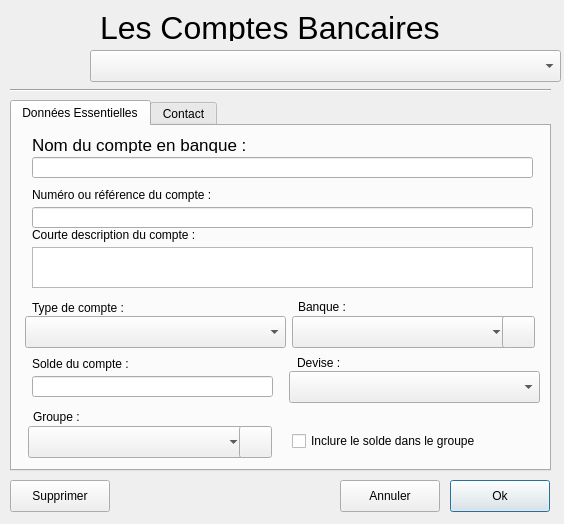
<?xml version="1.0" encoding="UTF-8"?>
<ui version="4.0">
 <class>winAccount</class>
 <widget class="QDialog" name="winAccount">
  <property name="geometry">
   <rect>
    <x>0</x>
    <y>0</y>
    <width>564</width>
    <height>524</height>
   </rect>
  </property>
  <property name="font">
   <font>
    <family>Arial</family>
   </font>
  </property>
  <property name="focusPolicy">
   <enum>Qt::FocusPolicy::TabFocus</enum>
  </property>
  <property name="windowTitle">
   <string>Les Comptes Bancaires</string>
  </property>
  <widget class="QLabel" name="labelPicture">
   <property name="geometry">
    <rect>
     <x>10</x>
     <y>10</y>
     <width>64</width>
     <height>64</height>
    </rect>
   </property>
   <property name="text">
    <string/>
   </property>
   <property name="pixmap">
    <pixmap resource="../ressources/ressources.qrc">:/winPictures/account_64.png</pixmap>
   </property>
  </widget>
  <widget class="QLabel" name="labelTitle">
   <property name="geometry">
    <rect>
     <x>100</x>
     <y>10</y>
     <width>441</width>
     <height>31</height>
    </rect>
   </property>
   <property name="toolTip">
    <string>Ce formulaire vous pouvez donner les détails de vos comptes bancaires, les comptes bancaires sont rattachés à un établissement bancaire et à un type de comptes. Vous pouvez également le rattaché à un groupe.</string>
   </property>
   <property name="text">
    <string>&lt;html&gt;&lt;head/&gt;&lt;body&gt;&lt;p&gt;&lt;span style=&quot; font-size:24pt;&quot;&gt;Les Comptes Bancaires&lt;/span&gt;&lt;/p&gt;&lt;/body&gt;&lt;/html&gt;</string>
   </property>
   <property name="alignment">
    <set>Qt::AlignmentFlag::AlignLeading|Qt::AlignmentFlag::AlignLeft|Qt::AlignmentFlag::AlignTop</set>
   </property>
  </widget>
  <widget class="QComboBox" name="comboBoxAccount">
   <property name="geometry">
    <rect>
     <x>90</x>
     <y>50</y>
     <width>471</width>
     <height>32</height>
    </rect>
   </property>
  </widget>
  <widget class="Line" name="line">
   <property name="geometry">
    <rect>
     <x>10</x>
     <y>80</y>
     <width>541</width>
     <height>20</height>
    </rect>
   </property>
   <property name="orientation">
    <enum>Qt::Orientation::Horizontal</enum>
   </property>
  </widget>
  <widget class="QPushButton" name="pushBtnOk">
   <property name="geometry">
    <rect>
     <x>450</x>
     <y>480</y>
     <width>100</width>
     <height>32</height>
    </rect>
   </property>
   <property name="text">
    <string>Ok</string>
   </property>
  </widget>
  <widget class="QPushButton" name="pushBtnCancel">
   <property name="geometry">
    <rect>
     <x>340</x>
     <y>480</y>
     <width>100</width>
     <height>32</height>
    </rect>
   </property>
   <property name="text">
    <string>Annuler</string>
   </property>
  </widget>
  <widget class="QPushButton" name="pushBtnSupp">
   <property name="geometry">
    <rect>
     <x>10</x>
     <y>480</y>
     <width>100</width>
     <height>32</height>
    </rect>
   </property>
   <property name="text">
    <string>Supprimer</string>
   </property>
  </widget>
  <widget class="QTabWidget" name="tabWidgetAccount">
   <property name="geometry">
    <rect>
     <x>10</x>
     <y>100</y>
     <width>541</width>
     <height>371</height>
    </rect>
   </property>
   <property name="currentIndex">
    <number>0</number>
   </property>
   <widget class="QWidget" name="tabEssentialAccount">
    <attribute name="title">
     <string>Données Essentielles</string>
    </attribute>
    <widget class="QLabel" name="labelAccountDevise">
     <property name="geometry">
      <rect>
       <x>285</x>
       <y>229</y>
       <width>207</width>
       <height>16</height>
      </rect>
     </property>
     <property name="text">
      <string>Devise :</string>
     </property>
    </widget>
    <widget class="QLabel" name="labelDesc">
     <property name="geometry">
      <rect>
       <x>20</x>
       <y>101</y>
       <width>401</width>
       <height>16</height>
      </rect>
     </property>
     <property name="text">
      <string>Courte description du compte :</string>
     </property>
    </widget>
    <widget class="QLineEdit" name="lineEditAccountNumber">
     <property name="geometry">
      <rect>
       <x>20</x>
       <y>81</y>
       <width>501</width>
       <height>21</height>
      </rect>
     </property>
    </widget>
    <widget class="QLabel" name="labelAccountGroup">
     <property name="geometry">
      <rect>
       <x>21</x>
       <y>283</y>
       <width>201</width>
       <height>16</height>
      </rect>
     </property>
     <property name="text">
      <string>Groupe :</string>
     </property>
    </widget>
    <widget class="QLabel" name="labelAccountType">
     <property name="geometry">
      <rect>
       <x>20</x>
       <y>174</y>
       <width>207</width>
       <height>16</height>
      </rect>
     </property>
     <property name="text">
      <string>Type de compte :</string>
     </property>
    </widget>
    <widget class="QComboBox" name="comboBoxAccountGroup">
     <property name="geometry">
      <rect>
       <x>16</x>
       <y>300</y>
       <width>217</width>
       <height>32</height>
      </rect>
     </property>
    </widget>
    <widget class="QLabel" name="labelNumber">
     <property name="geometry">
      <rect>
       <x>20</x>
       <y>61</y>
       <width>401</width>
       <height>16</height>
      </rect>
     </property>
     <property name="text">
      <string>Numéro ou référence du compte :</string>
     </property>
    </widget>
    <widget class="QLabel" name="labelAccountBank">
     <property name="geometry">
      <rect>
       <x>286</x>
       <y>173</y>
       <width>201</width>
       <height>16</height>
      </rect>
     </property>
     <property name="text">
      <string>Banque :</string>
     </property>
    </widget>
    <widget class="QLineEdit" name="lineEditBalance">
     <property name="geometry">
      <rect>
       <x>20</x>
       <y>250</y>
       <width>241</width>
       <height>21</height>
      </rect>
     </property>
    </widget>
    <widget class="QComboBox" name="comboBoxAccountBank">
     <property name="geometry">
      <rect>
       <x>280</x>
       <y>190</y>
       <width>216</width>
       <height>32</height>
      </rect>
     </property>
    </widget>
    <widget class="QLineEdit" name="lineEditAccountName">
     <property name="geometry">
      <rect>
       <x>20</x>
       <y>31</y>
       <width>501</width>
       <height>21</height>
      </rect>
     </property>
    </widget>
    <widget class="QComboBox" name="comboBoxAccountDevise">
     <property name="geometry">
      <rect>
       <x>277</x>
       <y>245</y>
       <width>251</width>
       <height>32</height>
      </rect>
     </property>
    </widget>
    <widget class="QPushButton" name="pushBtnAddBank">
     <property name="geometry">
      <rect>
       <x>490</x>
       <y>190</y>
       <width>33</width>
       <height>32</height>
      </rect>
     </property>
     <property name="text">
      <string/>
     </property>
     <property name="icon">
      <iconset resource="../ressources/ressources.qrc">
       <normaloff>:/winPictures/add_16.png</normaloff>:/winPictures/add_16.png</iconset>
     </property>
     <property name="autoDefault">
      <bool>false</bool>
     </property>
    </widget>
    <widget class="QCheckBox" name="checkBoxIncludeBalanceGroup">
     <property name="geometry">
      <rect>
       <x>280</x>
       <y>305</y>
       <width>241</width>
       <height>20</height>
      </rect>
     </property>
     <property name="text">
      <string>Inclure le solde dans le groupe</string>
     </property>
    </widget>
    <widget class="QLabel" name="labelName">
     <property name="geometry">
      <rect>
       <x>20</x>
       <y>11</y>
       <width>251</width>
       <height>16</height>
      </rect>
     </property>
     <property name="font">
      <font>
       <family>Arial</family>
       <pointsize>13</pointsize>
       <bold>false</bold>
      </font>
     </property>
     <property name="text">
      <string>Nom du compte en banque :</string>
     </property>
    </widget>
    <widget class="QLabel" name="labelAccountBalance">
     <property name="geometry">
      <rect>
       <x>20</x>
       <y>230</y>
       <width>207</width>
       <height>16</height>
      </rect>
     </property>
     <property name="text">
      <string>Solde du compte :</string>
     </property>
    </widget>
    <widget class="QPushButton" name="pushBtnAddGroup">
     <property name="geometry">
      <rect>
       <x>227</x>
       <y>300</y>
       <width>33</width>
       <height>32</height>
      </rect>
     </property>
     <property name="text">
      <string/>
     </property>
     <property name="icon">
      <iconset resource="../ressources/ressources.qrc">
       <normaloff>:/winPictures/add_16.png</normaloff>:/winPictures/add_16.png</iconset>
     </property>
     <property name="autoDefault">
      <bool>false</bool>
     </property>
    </widget>
    <widget class="QTextEdit" name="textEditDesc">
     <property name="geometry">
      <rect>
       <x>20</x>
       <y>121</y>
       <width>501</width>
       <height>41</height>
      </rect>
     </property>
    </widget>
    <widget class="QComboBox" name="comboBoxAccountType">
     <property name="geometry">
      <rect>
       <x>13</x>
       <y>190</y>
       <width>261</width>
       <height>32</height>
      </rect>
     </property>
    </widget>
   </widget>
   <widget class="QWidget" name="tabContactAccount">
    <attribute name="title">
     <string>Contact</string>
    </attribute>
    <widget class="QLineEdit" name="lineEditContactMail">
     <property name="geometry">
      <rect>
       <x>10</x>
       <y>130</y>
       <width>511</width>
       <height>21</height>
      </rect>
     </property>
    </widget>
    <widget class="QLabel" name="labelContactName">
     <property name="geometry">
      <rect>
       <x>10</x>
       <y>10</y>
       <width>321</width>
       <height>16</height>
      </rect>
     </property>
     <property name="font">
      <font>
       <family>Arial</family>
       <pointsize>13</pointsize>
       <bold>false</bold>
      </font>
     </property>
     <property name="text">
      <string>Nom, Prenom du contact :</string>
     </property>
    </widget>
    <widget class="QLineEdit" name="lineEditContactName">
     <property name="geometry">
      <rect>
       <x>10</x>
       <y>30</y>
       <width>511</width>
       <height>21</height>
      </rect>
     </property>
    </widget>
    <widget class="QLabel" name="labelContactMail">
     <property name="geometry">
      <rect>
       <x>10</x>
       <y>110</y>
       <width>351</width>
       <height>16</height>
      </rect>
     </property>
     <property name="font">
      <font>
       <family>Arial</family>
       <pointsize>13</pointsize>
       <bold>false</bold>
      </font>
     </property>
     <property name="text">
      <string>Courriel du contact :</string>
     </property>
    </widget>
    <widget class="QLineEdit" name="lineEditContactPhone">
     <property name="geometry">
      <rect>
       <x>10</x>
       <y>80</y>
       <width>511</width>
       <height>21</height>
      </rect>
     </property>
    </widget>
    <widget class="QLabel" name="labelContactPhone">
     <property name="geometry">
      <rect>
       <x>10</x>
       <y>60</y>
       <width>331</width>
       <height>16</height>
      </rect>
     </property>
     <property name="font">
      <font>
       <family>Arial</family>
       <pointsize>13</pointsize>
       <bold>false</bold>
      </font>
     </property>
     <property name="text">
      <string>N° de téléphone du contact :</string>
     </property>
    </widget>
   </widget>
  </widget>
 </widget>
 <tabstops>
  <tabstop>comboBoxAccount</tabstop>
  <tabstop>lineEditAccountName</tabstop>
  <tabstop>lineEditAccountNumber</tabstop>
  <tabstop>textEditDesc</tabstop>
  <tabstop>comboBoxAccountType</tabstop>
  <tabstop>comboBoxAccountBank</tabstop>
  <tabstop>pushBtnAddBank</tabstop>
  <tabstop>comboBoxAccountDevise</tabstop>
  <tabstop>lineEditBalance</tabstop>
  <tabstop>comboBoxAccountGroup</tabstop>
  <tabstop>pushBtnAddGroup</tabstop>
  <tabstop>checkBoxIncludeBalanceGroup</tabstop>
  <tabstop>lineEditContactName</tabstop>
  <tabstop>lineEditContactPhone</tabstop>
  <tabstop>lineEditContactMail</tabstop>
  <tabstop>pushBtnOk</tabstop>
  <tabstop>pushBtnCancel</tabstop>
  <tabstop>pushBtnSupp</tabstop>
 </tabstops>
 <resources>
  <include location="../ressources/ressources.qrc"/>
 </resources>
 <connections/>
</ui>
